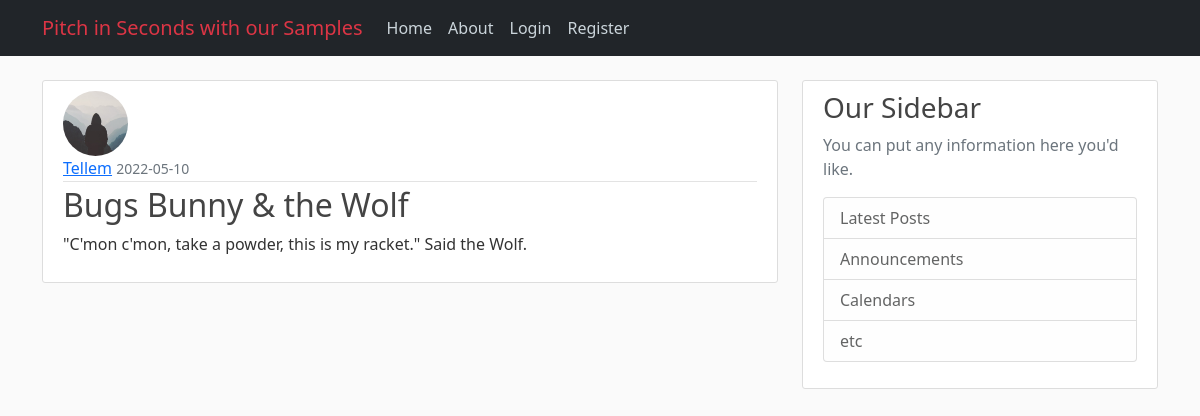
/post/1, run on the app's committed database.
### app/models.py (models this page shows, shortened)
class User(db.Model, UserMixin):
    id = db.Column(db.Integer, primary_key=True)
    username = db.Column(db.String(20), unique=True, nullable=False)
    email = db.Column(db.String(120), unique=True, nullable=False)
    image_file = db.Column(db.String(20), nullable=False, default='default.jpg')
    password = db.Column(db.String(60), nullable=False)
    posts = db.relationship('Post', backref='author', lazy=True)

class Post(db.Model):
    id = db.Column(db.Integer, primary_key=True)
    title = db.Column(db.String(100), nullable=False)
    date_posted = db.Column(db.DateTime, nullable=False, default=datetime.utcnow)
    content = db.Column(db.Text, nullable=False)
    user_id = db.Column(db.Integer, db.ForeignKey('user.id'), nullable=False)

### app/routes.py (the view)
@app.route("/post/<int:post_id>")
def post(post_id):
    post = Post.query.get_or_404(post_id)
    return render_template('post.html', title=post.title, post=post)

### app/templates/post.html (shortened to what this page needs)
{% extends "layout.html" %}
{% block content %}
  <article class="media content-section">
    <img class="rounded-circle article-img" src="{{ url_for('static', filename='profile_pics/' + post.author.image_file) }}">
    <div class="media-body">
      <div class="article-metadata">
        <a class="mr-2" href="#">{{ post.author.username }}</a>
        <small class="text-muted">{{ post.date_posted.strftime('%Y-%m-%d') }}</small>
      </div>
      <h2 class="article-title">{{ post.title }}</h2>
      <p class="article-content">{{ post.content }}</p>
    </div>
  </article>
{% endblock content %}

### app/static/main.css (style rules this page uses)
body { background: #fafafa; color: #333333; margin-top: 5rem; }
h1, h2, h3, h4, h5, h6 { color: #444444; }
.content-section { background: #ffffff; padding: 10px 20px; border: 1px solid #dddddd; border-radius: 3px; margin-bottom: 20px; }
.article-title { color: #444444; }
.article-content { white-space: pre-line; }
.article-img { height: 65px; width: 65px; margin-right: 16px; }
.article-metadata { padding-bottom: 1px; margin-bottom: 4px; border-bottom: 1px solid #e3e3e3; }

### data on the page
User: image_file (placeholder picture), author.username "Tellem"
Post: date_posted "2022-05-10", title "Bugs Bunny & the Wolf", content "\"C'mon c'mon, take a powder, this is my racket.\" Said the Wolf."
